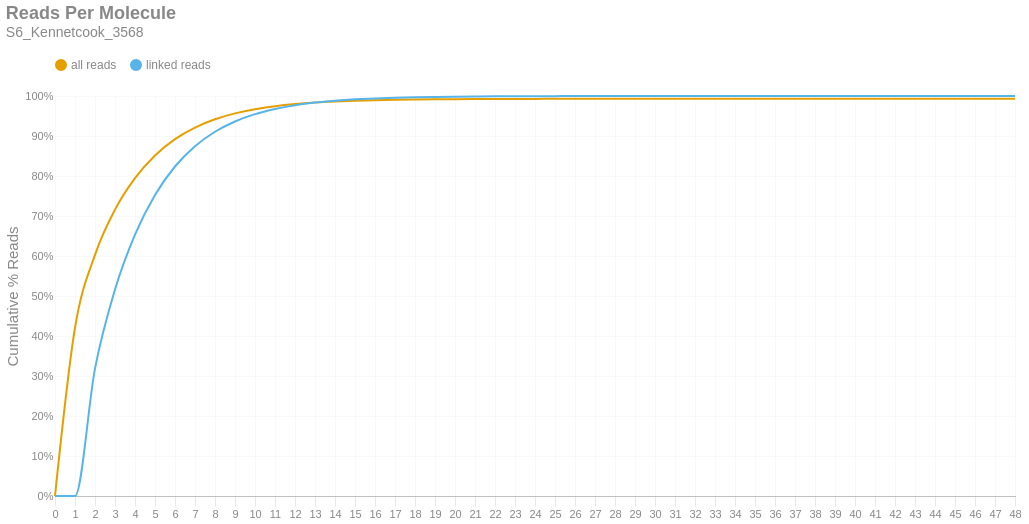

This figure's notebook cell:
### Markdown cell above
### Reads per Molecule
This chart shows the cumulative distribution of the number of reads per linked molecule. That is, how many alignments are associated with a unique molecule. This excludes the number of reads associated with invalid or absent linked-read barcodes. The `linked` histogram is the percentages recalculated when disregarding singletons.

### Code cell
if SKIPLR:
    print_html(f"Skipped")
else:
    counts = np.bincount(valids['reads'].cast(pl.Int64).to_numpy())
    weighted = counts * np.arange(len(counts))
    all_perc = weighted / n_reads
    linked_perc = weighted / n_linked_reads
    linked_perc[1] = 0
    binned_df = pl.DataFrame({
        'readsper': list(range(len(counts))),
        'all reads (cumsum)': np.cumsum(all_perc).tolist(),
        'linked reads (cumsum)': np.cumsum(linked_perc).tolist(),
    })

    with SafeRender(binned_df):
        (
            density_plot(binned_df, 'Reads Per Molecule', samplename, 'readspmol')
            .encode(
                x=alt.X('readsper:O', title=None).axis(labelAngle=0).scale(padding=0),
                y=alt.Y('value:Q', title='Cumulative % Reads').axis(format='%').stack(False),
                color=alt.Color("key:N").scale(domain=["all reads", "linked reads"]),
                tooltip=[
                    alt.Tooltip("key:N", title="Data Type"),
                    alt.Tooltip("readsper:O", title="Reads Per Molecule"),
                    alt.Tooltip("value:Q", format=".2%", title="% Reads (Cum.)")
                ]            
            )
        ).display()

### Figure 1 — Vega-Lite specification as saved in the notebook (floating-point values rounded to 4 significant figures)
{"width": "container", "height": 400, "config": {"title": {"anchor": "start", "dy": -15, "fontSize": 18, "color": "#888888", "subtitleColor": "#888888", "subtitleFontSize": 14}, "arc": {"fill": "#0072B2"}, "axis": {"domainColor": "#888888", "domainWidth": 0.5, "gridWidth": 0.2, "grid": false, "titleFontWeight": 400, "titleFontSize": 15, "labelFontSize": 11, "labelColor": "#888888", "tickColor": "#888888", "tickWidth": 0.2, "titleColor": "#888888"}, "axisBand": {"grid": false}, "axisX": {"grid": true, "tickSize": 10, "domainCap": "round"}, "axisY": {"domain": false, "grid": true, "tickSize": 0, "domainCap": "round"}, "background": "transparent", "header": {"labelFontSize": 15, "labelColor": "#888888", "titleFontSize": 15, "titleFontWeight": 600, "titleColor": "#888888"}, "legend": {"labelFont": "sans-serif", "labelFontSize": 12, "labelColor": "#888888", "symbolSize": 100, "symbolType": "circle", "titleFontSize": 12, "titlePadding": 10, "titleColor": "#888888", "title": null, "orient": "top"}, "range": {"category": ["#E69F00", "#56B4E9", "#009E73", "#F0E442", "#0072B2", "#D55E00", "#CC79A7", "#000000"], "diverging": ["#cfe8f3", "#a2d4ec", "#73bfe2", "#46abdb", "#1696d2", "#12719e"]}, "area": {"fill": "#0072B2", "fillOpacity": 0.7, "line": true, "strokeOpacity": 0.7}, "line": {"color": "#0072B2", "stroke": "#0072B2", "strokeWidth": 2}, "trail": {"color": "#0072B2", "stroke": "#0072B2", "strokeWidth": 0, "size": 1}, "point": {"filled": true, "fillOpacity": 1.0, "size": 95}, "text": {"color": "#888888", "fontSize": 11, "align": "right", "fontWeight": 400, "size": 11}, "bar": {"fill": "#0072B2", "stroke": null}, "view": {"stroke": null, "continuousWidth": 660, "continuousHeight": 400}}, "data": {"name": "data-35cd366a4a61d63135c2d2658f8cf63d"}, "mark": {"type": "line", "interpolate": "monotone", "point": {"opacity": 0, "size": 275}}, "encoding": {"color": {"field": "key", "scale": {"domain": ["all reads", "linked reads"]}, "type": "nominal"}, "tooltip": [{"field": "key", "title": "Data Type", "type": "nominal"}, {"field": "readsper", "title": "Reads Per Molecule", "type": "ordinal"}, {"field": "value", "format": ".2%", "title": "% Reads (Cum.)", "type": "quantitative"}], "x": {"axis": {"labelAngle": 0}, "field": "readsper", "scale": {"padding": 0}, "title": null, "type": "ordinal"}, "y": {"axis": {"format": "%"}, "field": "value", "stack": false, "title": "Cumulative % Reads", "type": "quantitative"}}, "params": [{"name": "param_c36ac31b6afebe62", "select": {"type": "point", "fields": ["key"]}, "bind": "legend"}], "title": {"text": "Reads Per Molecule", "subtitle": "S6_Kennetcook_3568"}, "transform": [{"fold": ["all reads (cumsum)", "linked reads (cumsum)"]}, {"calculate": "replace(datum.key, ' (cumsum)', '')", "as": "key"}, {"filter": {"param": "param_c36ac31b6afebe62"}}], "usermeta": {"embedOptions": {"downloadFileName": "S6_Kennetcook_3568.readspmol"}}, "$schema": "https://vega.github.io/schema/vega-lite/v6.1.0.json", "datasets": {"data-35cd366a4a61d63135c2d2658f8cf63d": [{"readsper": 0, "all reads (cumsum)": 0.0, "linked reads (cumsum)": 0.0}, {"readsper": 1, "all reads (cumsum)": 0.4206, "linked reads (cumsum)": 0.0}, {"readsper": 2, "all reads (cumsum)": 0.6029, "linked reads (cumsum)": 0.3185}, {"readsper": 3, "all reads (cumsum)": 0.716, "linked reads (cumsum)": 0.5161}, {"readsper": 4, "all reads (cumsum)": 0.7947, "linked reads (cumsum)": 0.6535}, {"readsper": 5, "all reads (cumsum)": 0.8514, "linked reads (cumsum)": 0.7525}, {"readsper": 6, "all reads (cumsum)": 0.8922, "linked reads (cumsum)": 0.8238}, {"readsper": 7, "all reads (cumsum)": 0.9212, "linked reads (cumsum)": 0.8745}, {"readsper": 8, "all reads (cumsum)": 0.9419, "linked reads (cumsum)": 0.9106}, {"readsper": 9, "all reads (cumsum)": 0.9566, "linked reads (cumsum)": 0.9363}, {"readsper": 10, "all reads (cumsum)": 0.9671, "linked reads (cumsum)": 0.9546}, {"readsper": 11, "all reads (cumsum)": 0.9745, "linked reads (cumsum)": 0.9675}, {"readsper": 12, "all reads (cumsum)": 0.9798, "linked reads (cumsum)": 0.9769}, {"readsper": 13, "all reads (cumsum)": 0.9837, "linked reads (cumsum)": 0.9837}, {"readsper": 14, "all reads (cumsum)": 0.9863, "linked reads (cumsum)": 0.9883}, {"readsper": 15, "all reads (cumsum)": 0.9882, "linked reads (cumsum)": 0.9916}, {"readsper": 16, "all reads (cumsum)": 0.9896, "linked reads (cumsum)": 0.9939}, {"readsper": 17, "all reads (cumsum)": 0.9906, "linked reads (cumsum)": 0.9956}, {"readsper": 18, "all reads (cumsum)": 0.9913, "linked reads (cumsum)": 0.9969}, {"readsper": 19, "all reads (cumsum)": 0.9918, "linked reads (cumsum)": 0.9977}, {"readsper": 20, "all reads (cumsum)": 0.9921, "linked reads (cumsum)": 0.9983}, {"readsper": 21, "all reads (cumsum)": 0.9923, "linked reads (cumsum)": 0.9988}, {"readsper": 22, "all reads (cumsum)": 0.9925, "linked reads (cumsum)": 0.9991}, {"readsper": 23, "all reads (cumsum)": 0.9927, "linked reads (cumsum)": 0.9993}, {"readsper": 24, "all reads (cumsum)": 0.9928, "linked reads (cumsum)": 0.9995}, {"readsper": 25, "all reads (cumsum)": 0.9929, "linked reads (cumsum)": 0.9997}, {"readsper": 26, "all reads (cumsum)": 0.9929, "linked reads (cumsum)": 0.9998}, {"readsper": 27, "all reads (cumsum)": 0.993, "linked reads (cumsum)": 0.9998}, {"readsper": 28, "all reads (cumsum)": 0.993, "linked reads (cumsum)": 0.9999}, {"readsper": 29, "all reads (cumsum)": 0.993, "linked reads (cumsum)": 0.9999}, {"readsper": 30, "all reads (cumsum)": 0.993, "linked reads (cumsum)": 1.0}, {"readsper": 31, "all reads (cumsum)": 0.993, "linked reads (cumsum)": 1.0}, {"readsper": 32, "all reads (cumsum)": 0.993, "linked reads (cumsum)": 1.0}, {"readsper": 33, "all reads (cumsum)": 0.993, "linked reads (cumsum)": 1.0}, {"readsper": 34, "all reads (cumsum)": 0.993, "linked reads (cumsum)": 1.0}, {"readsper": 35, "all reads (cumsum)": 0.993, "linked reads (cumsum)": 1.0}, {"readsper": 36, "all reads (cumsum)": 0.993, "linked reads (cumsum)": 1.0}, {"readsper": 37, "all reads (cumsum)": 0.993, "linked reads (cumsum)": 1.0}, {"readsper": 38, "all reads (cumsum)": 0.993, "linked reads (cumsum)": 1.0}, {"readsper": 39, "all reads (cumsum)": 0.993, "linked reads (cumsum)": 1.0}, {"readsper": 40, "all reads (cumsum)": 0.993, "linked reads (cumsum)": 1.0}, {"readsper": 41, "all reads (cumsum)": 0.993, "linked reads (cumsum)": 1.0}, {"readsper": 42, "all reads (cumsum)": 0.993, "linked reads (cumsum)": 1.0}, {"readsper": 43, "all reads (cumsum)": 0.993, "linked reads (cumsum)": 1.0}, {"readsper": 44, "all reads (cumsum)": 0.993, "linked reads (cumsum)": 1.0}, {"readsper": 45, "all reads (cumsum)": 0.993, "linked reads (cumsum)": 1.0}, {"readsper": 46, "all reads (cumsum)": 0.993, "linked reads (cumsum)": 1.0}, {"readsper": 47, "all reads (cumsum)": 0.993, "linked reads (cumsum)": 1.0}, {"readsper": 48, "all reads (cumsum)": 0.9931, "linked reads (cumsum)": 1.0}]}}
